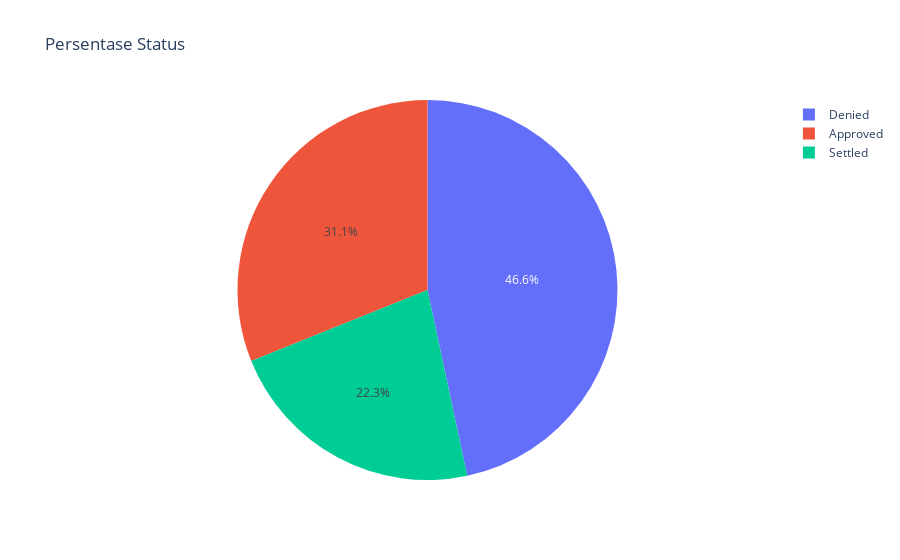

Write notebook code for a chart like this one.
### Code cell
fig=px.pie(dfb_status,
           names='Status',
           values='count',
           title='Persentase Status')
fig.show()

### Figure 1 — Plotly figure (JSON) as saved in the notebook; plotly's stock layout.template omitted (floating-point values rounded to 4 significant figures)
{"data": [{"domain": {"x": [0, 1], "y": [0, 1]}, "hovertemplate": "Status=%{label}<br>count=%{value}<extra></extra>", "labels": ["Denied", "Approved", "Settled"], "legendgroup": "", "name": "", "showlegend": true, "type": "pie", "values": [67027, 44671, 31998]}], "layout": {"legend": {"tracegroupgap": 0}, "title": {"text": "Persentase Status"}}}
